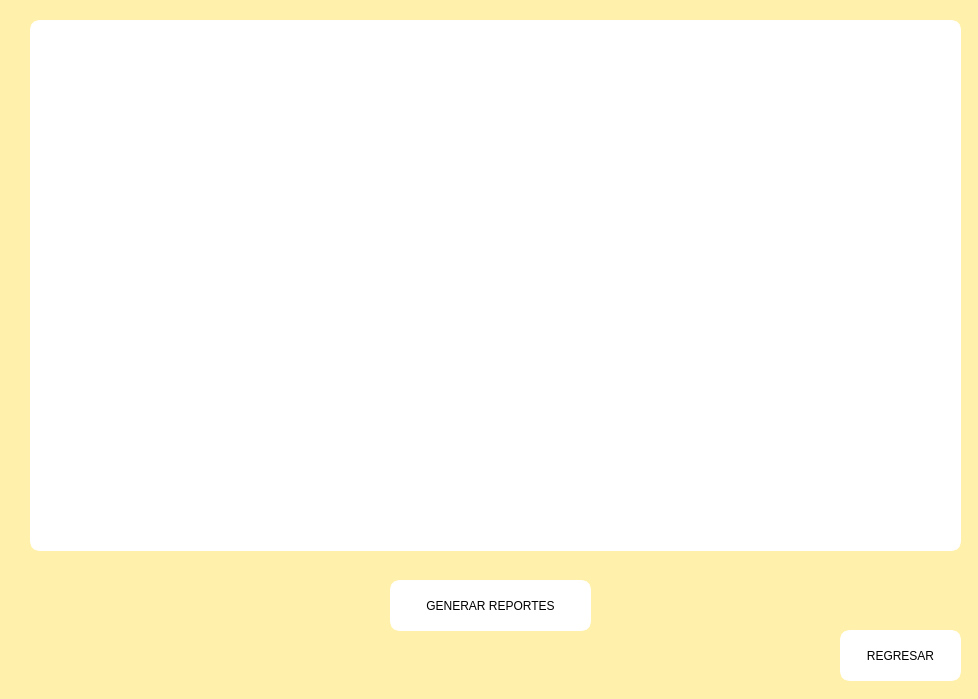
<?xml version="1.0" encoding="UTF-8"?>
<ui version="4.0">
 <class>reporteAdy</class>
 <widget class="QMainWindow" name="reporteAdy">
  <property name="geometry">
   <rect>
    <x>0</x>
    <y>0</y>
    <width>978</width>
    <height>699</height>
   </rect>
  </property>
  <property name="windowTitle">
   <string>MainWindow</string>
  </property>
  <property name="styleSheet">
   <string notr="true">background-color: rgb(255, 241, 172)</string>
  </property>
  <widget class="QWidget" name="centralwidget">
   <widget class="QLabel" name="lblUser">
    <property name="geometry">
     <rect>
      <x>30</x>
      <y>20</y>
      <width>931</width>
      <height>531</height>
     </rect>
    </property>
    <property name="styleSheet">
     <string notr="true">font: 600 20pt &quot;Segoe UI Variable Display Semib&quot;;
border: 5px solid white;
background-color: rgb(255, 255, 255);
border-radius: 10px;</string>
    </property>
    <property name="text">
     <string/>
    </property>
   </widget>
   <widget class="QPushButton" name="pushButton_3">
    <property name="geometry">
     <rect>
      <x>840</x>
      <y>630</y>
      <width>121</width>
      <height>51</height>
     </rect>
    </property>
    <property name="cursor">
     <cursorShape>PointingHandCursor</cursorShape>
    </property>
    <property name="styleSheet">
     <string notr="true">font: 900 10pt &quot;Segoe UI Black&quot;;
border: 5px solid white;
background-color: rgb(255, 255, 255);
border-radius: 10px;
</string>
    </property>
    <property name="text">
     <string>REGRESAR</string>
    </property>
   </widget>
   <widget class="QPushButton" name="btnUsers">
    <property name="geometry">
     <rect>
      <x>390</x>
      <y>580</y>
      <width>201</width>
      <height>51</height>
     </rect>
    </property>
    <property name="cursor">
     <cursorShape>PointingHandCursor</cursorShape>
    </property>
    <property name="styleSheet">
     <string notr="true">font: 900 10pt &quot;Segoe UI Black&quot;;
border: 5px solid white;
background-color: rgb(255, 255, 255);
border-radius: 10px;</string>
    </property>
    <property name="text">
     <string>GENERAR REPORTES</string>
    </property>
   </widget>
  </widget>
 </widget>
 <resources/>
 <connections/>
</ui>
